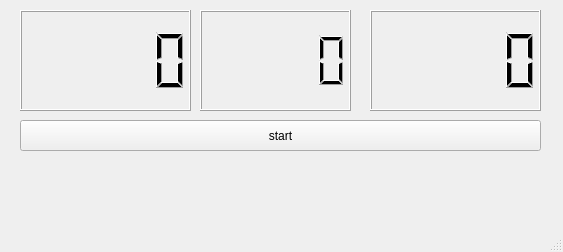
<?xml version="1.0" encoding="UTF-8"?>
<ui version="4.0">
 <class>MainWindow</class>
 <widget class="QMainWindow" name="MainWindow">
  <property name="geometry">
   <rect>
    <x>0</x>
    <y>0</y>
    <width>563</width>
    <height>252</height>
   </rect>
  </property>
  <property name="windowTitle">
   <string>Monedas!!</string>
  </property>
  <widget class="QWidget" name="centralwidget">
   <widget class="QLCDNumber" name="lcdNumber">
    <property name="geometry">
     <rect>
      <x>20</x>
      <y>10</y>
      <width>171</width>
      <height>101</height>
     </rect>
    </property>
   </widget>
   <widget class="QPushButton" name="pushButton">
    <property name="geometry">
     <rect>
      <x>20</x>
      <y>120</y>
      <width>521</width>
      <height>31</height>
     </rect>
    </property>
    <property name="text">
     <string>start</string>
    </property>
   </widget>
   <widget class="QLCDNumber" name="lcdNumber_2">
    <property name="geometry">
     <rect>
      <x>200</x>
      <y>10</y>
      <width>151</width>
      <height>101</height>
     </rect>
    </property>
   </widget>
   <widget class="QLCDNumber" name="lcdNumber_3">
    <property name="geometry">
     <rect>
      <x>370</x>
      <y>10</y>
      <width>171</width>
      <height>101</height>
     </rect>
    </property>
   </widget>
   <widget class="QLabel" name="label">
    <property name="geometry">
     <rect>
      <x>20</x>
      <y>160</y>
      <width>521</width>
      <height>22</height>
     </rect>
    </property>
    <property name="text">
     <string/>
    </property>
   </widget>
  </widget>
  <widget class="QMenuBar" name="menubar">
   <property name="geometry">
    <rect>
     <x>0</x>
     <y>0</y>
     <width>563</width>
     <height>27</height>
    </rect>
   </property>
  </widget>
  <widget class="QStatusBar" name="statusbar"/>
 </widget>
 <resources/>
 <connections/>
</ui>
